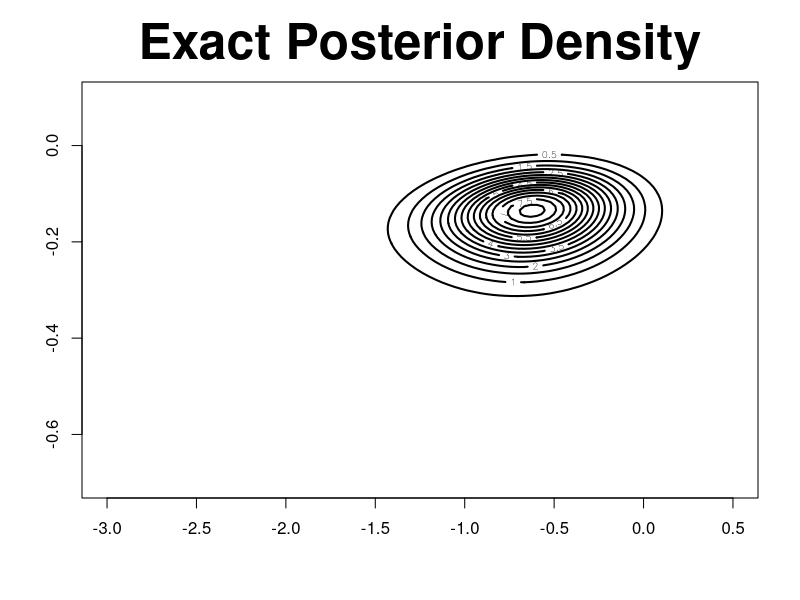
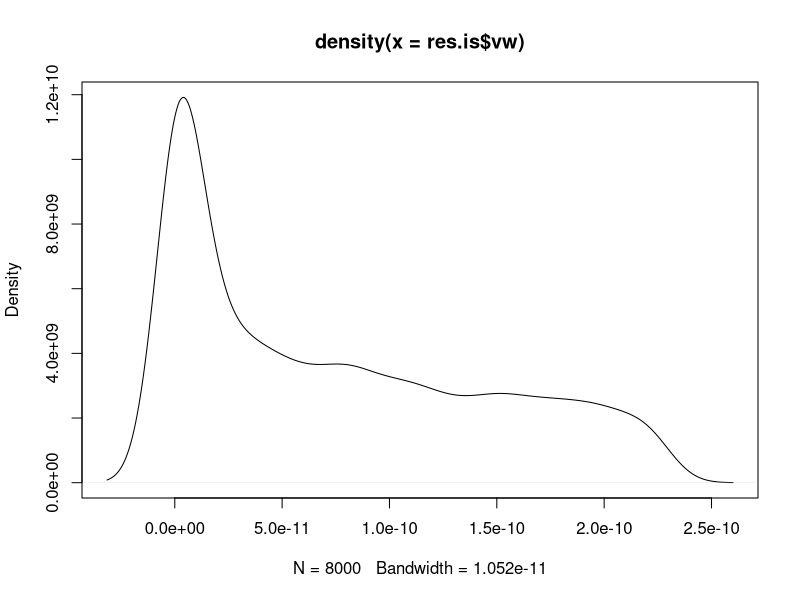

R code for these plots, in order:
###############################################################################

rawdata <- matrix(c(1, 53,
                    1, 57,
                    1, 58,
                    1, 63,
                    0, 66,
                    0, 67,
                    0, 67,
                    0, 67,
                    0, 68,
                    0, 69,
                    0, 70,
                    0, 70,
                    1, 70,
                    1, 70,
                    0, 72,
                    0, 73,
                    0, 75,
                    1, 75,
                    0, 76,
                    0, 76,
                    0, 78,
                    0, 79,
                    0, 81),23,2,byrow=T)

w <- rawdata[,1]
s <- rawdata[,2]

vy <- w
n  <- length(vy)
mX <- cbind(rep(1,n),s-mean(s))
d  <- ncol(mX)
mSigma     <- diag(1.0E4,d)
mSigma.inv <- diag(1.0E-4,d)

res.glm <- glm(vy~-1+mX,family=binomial(link=probit))
summary(res.glm)

###############################################################################

trapint2D <- function(xgrid, ygrid, fgrid) 
{
  ng1   <- length(xgrid)
  ng2   <- length(ygrid)
  area <- 0   
  for (i in 2:ng1) {
    for (j in 2:ng2) {
      area <- area + (xgrid[i] - xgrid[i-1])*(ygrid[j] - ygrid[j-1])*(fgrid[i,j] + fgrid[i-1,j] + fgrid[i,j-1] + fgrid[i-1,j-1])/4
    }
  }
  return(area)
}

djointLMM <- function(u,v,vy,mX,mSigma.inv) {
  log.f <- matrix(0,length(u),length(v))
  for (i in 1:length(u)) {
    for (j in 1:length(v)) {
      vtheta <- matrix(c(u[i],v[j]))
      veta <- mX%*%vtheta
      log.f[i,j] <- sum(vy*pnorm(veta, log.p=TRUE) + (1-vy)*pnorm(veta, lower.tail=FALSE, log.p=TRUE)) - 0.5*t(vtheta)%*%mSigma.inv%*%vtheta
    }
  }
  f <- exp(log.f - max(log.f))
  area <- trapint2D(u,v,f) 
  return(f/area)
}

u <- seq(-3,0.5,,100)
v <- seq(-0.7,0.1,,100)

f <- djointLMM(u,v,vy,mX,mSigma.inv)
levels <- pretty(range(f),12)

contour(u,v,f,levels=levels,lwd=2,main="Exact Posterior Density",cex.main=3)

ans <- readline()

###############################################################################

library(mvtnorm)

fast.f <- function(mTheta,vy,mX,mSigma) 
{
  N <- nrow(mTheta)
  n <- length(vy)
  mY <- matrix(vy,n,N)
  vEta <- mX%*%t(mTheta)
  
  #vy*pnorm(veta, log.p=TRUE) + (1-vy)*pnorm(veta, lower.tail=FALSE, log.p=TRUE)
  log.vp <- matrix(1,1,n)%*%(vy*pnorm(vEta, log.p=TRUE) + (1-vy)*pnorm(vEta, lower.tail=FALSE, log.p=TRUE)) + dmvnorm(mTheta,sigma=mSigma,log=TRUE)
  return(log.vp)
} 

###############################################################################

ImportanceSampling <- function(N,vmu,mLambda,nu,vy,mX,mSigma,EPS) 
{
  MAXITER <- 10000000
  log.vq <- c()
  log.vp <- c()
  for (ITER in 1:MAXITER) 
  {
    mZ <- rmvt(N, delta=as.vector(vmu), sigma=mLambda, df = nu, type = "shifted")
    log.vq.new <- dmvt(mZ, delta=as.vector(vmu), sigma=mLambda, df = nu, log=TRUE, type = "shifted")
    log.vp.new <- as.vector(fast.f(mZ,vy,mX,mSigma)) 
    log.vq <- c(log.vq,log.vq.new)
    log.vp <- c(log.vp,log.vp.new)				
    vw <- exp(log.vp - log.vq)
    N <- length(vw)
    I.hat <- mean(vw)
    se <- sqrt(var(vw)/length(vw))
    print(c(ITER,N,I.hat,se))
    if (se<EPS) {
      break;
    }
  }
  return(list(I.hat=I.hat,se=se,vw=vw))
}

fast.f2 <- function(mult, mTheta,vy,vr,mX,mSigma) 
{
  N <- nrow(mTheta)
  n <- length(vy)
  mY <- matrix(vy,n,N)
  vEta <- mX%*%t(mTheta)
  
  #vy*pnorm(veta, log.p=TRUE) + (1-vy)*pnorm(veta, lower.tail=FALSE, log.p=TRUE)
  #log.vp <- matrix(1,1,n)%*%(vy*pnorm(vEta, log.p=TRUE) + (1-vy)*pnorm(vEta, lower.tail=FALSE, log.p=TRUE)) + dmvnorm(mTheta,sigma=mSigma,log=TRUE)

  # Log-likelihood pertaining to vbeta and vu
  veta = mC%*%mTheta  
  log.vp <- t(vy*vr)%*%veta - t(vr)%*%exp(veta) - sum(lgamma(vy+1)) + dmvnorm(mTheta,sigma=mSigma,log=TRUE)
  
  # Prior
  mSigma.vbeta = solve(mult$mSigma.beta.inv)
  mSigma.vu = solve(mult$mSigma.u.inv)
  log.vp <- log.vp + dmvnorm(vtheta, blockDiag(mSigma.vbeta, mSigma.vu), log=TRUE)
  
  return(log.vp)
} 

mcmc.multivariate <- function(mult)
{
  m = ncol(mult$mZ)
  rho = rbeta(mult$alpha_rho + sum(vr), mult$beta_rho + n - sum(vr))
  veta = -exp(mult$mX%*%vbeta + mult$mZ%*%vu) + logit(rho)
  vr = rbinom(expit(veta))
  sigma2_u = 1/rgamma(mult$alpha_sigma2_u + m/2, mult$beta_sigma2_u + 0.5*sum(vu)^2 + 0.5*tr(mLambda[u_idx, u_idx]))
}

###############################################################################

NormalisedImportanceSampling <- function(N,vmu,mLambda,nu,vy,mX,mSigma) 
{
  log.vq <- c()
  log.vp <- c()
  
  mZ <- rmvt(N, delta=as.vector(vmu), sigma=mLambda, df = nu, type = "shifted")
  log.vq <- dmvt(mZ, delta=as.vector(vmu), sigma=mLambda, df = nu, log=TRUE, type = "shifted")
  log.vp <- as.vector(fast.f(mZ,vy,mX,mSigma)) 
  
  vw <- exp(log.vp - log.vq)
  vw <- vw/sum(vw)
  
  EXPECTED.VAL <- apply(t(mZ)*vw,1,sum)
  
  return(list(EXPECTED.VAL=EXPECTED.VAL))
}

###############################################################################

LaplaceApproxPosterior <- function(vy,mX,mSigma.inv) 
{
  n <- length(vy)
  d <- ncol(mX)
  vtheta <- matrix(0,d,1)
  for (ITER in 1:1000) 
  {
    #vmu <- 1/(1+exp(-mX%*%vtheta))
    vmu <- pnorm(mX%*%vtheta)
    vg <- t(mX)%*%(vy - vmu) - mSigma.inv%*%vtheta
    mH <- - t(mX*as.vector(vmu*(1 - vmu)))%*%mX - mSigma.inv
    vtheta <- vtheta - solve(mH)%*%vg
    err <- max(abs(vg))
    if (err<1.0E-6) {
      break;
    }
    print(c(ITER,err))
  }
  return(list(vtheta=vtheta,mLambda=solve(-mH)))
}


###############################################################################

res.lap <- LaplaceApproxPosterior(vy,mX,mSigma.inv) 

vmu     <- res.lap$vtheta
mLambda <- res.lap$mLambda
nu      <- 8
EPS     <- 1.0E-12
N       <- 1000

res.is <- ImportanceSampling(N,vmu,mLambda,nu,vy,mX,mSigma,EPS) 

plot(density(res.is$vw))


res.nis <- NormalisedImportanceSampling(100*length(res.is$vw),vmu,mLambda,nu,vy,mX,mSigma) 
